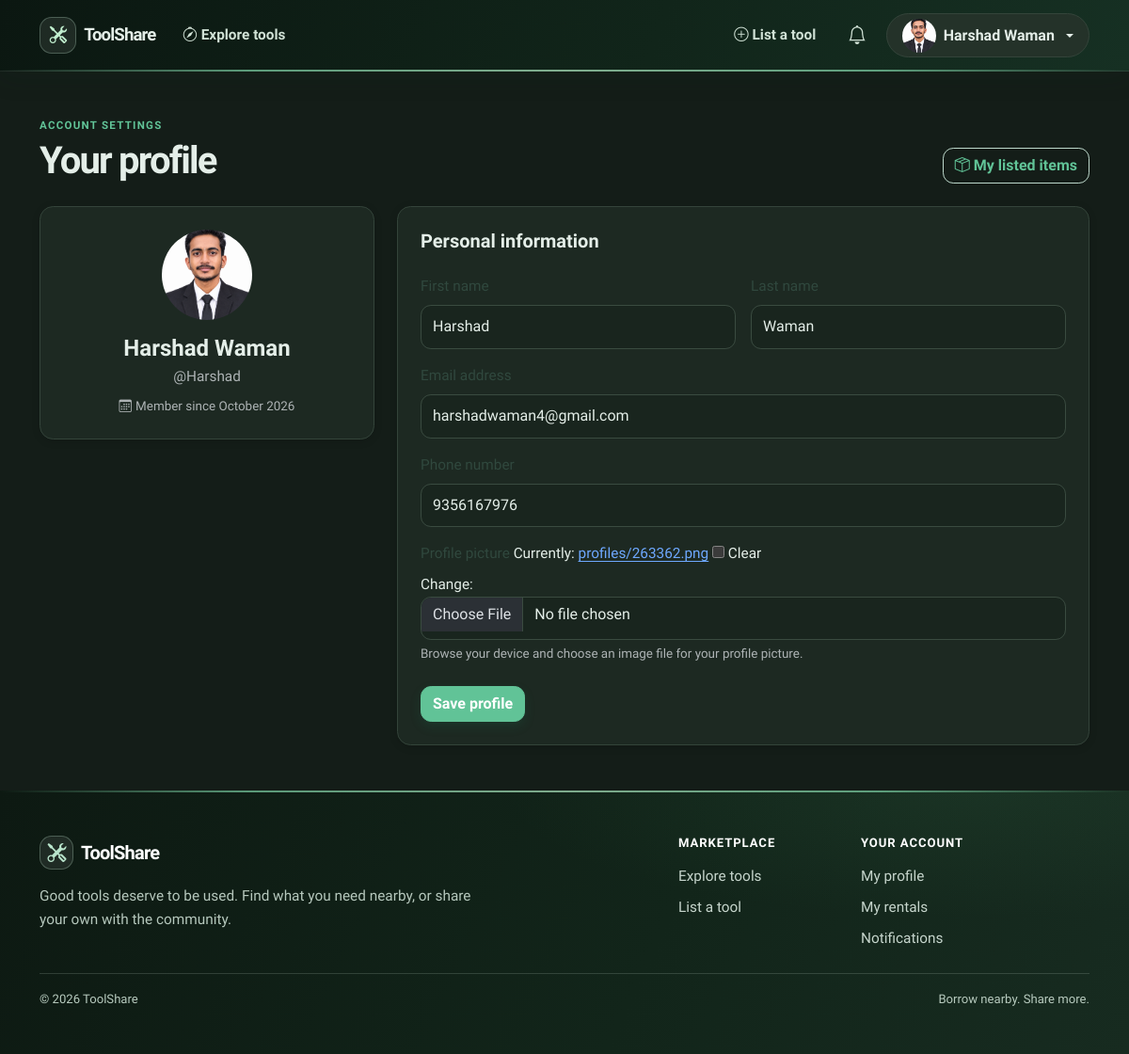
/profile/ (signed in), run on the app's committed database.
### rentalapp/models.py (models this page shows, shortened)
class UserProfile(models.Model):
    class Theme(models.TextChoices):
        LIGHT = 'light', 'Light'
        DARK = 'dark', 'Dark'
    user = models.OneToOneField(
        settings.AUTH_USER_MODEL,
        on_delete=models.CASCADE,
        related_name='toolshare_profile',
    )
    avatar_image = models.ImageField(upload_to='profiles/', blank=True)
    phone_number = models.CharField(max_length=20, blank=True)
    theme = models.CharField(max_length=5, choices=Theme.choices, default=Theme.LIGHT)

### ui_preview/views.py (the view)
# urls.py: path('profile/', views.preview_profile, name='profile'),
@login_required(login_url='ui_preview:login')
def preview_profile(request):
    user_profile, _ = UserProfile.objects.get_or_create(user=request.user)
    account_form = UserAccountForm(request.POST or None, instance=request.user)
    profile_form = UserProfileForm(
        request.POST or None,
        request.FILES or None,
        instance=user_profile,
    )
    if request.method == 'POST' and account_form.is_valid() and profile_form.is_valid():
        account_form.save()
        profile_form.save()
        messages.success(request, 'Your profile has been updated.')
        return redirect('ui_preview:profile')
    return render(request, 'accounts/profile.html', {
        'account_form': account_form,
        'profile_form': profile_form,
        'profile': user_profile,
    })

### rentalapp/forms.py
class UserAccountForm(forms.ModelForm):
    class Meta:
        model = get_user_model()
        fields = ['first_name', 'last_name', 'email']
    def __init__(self, *args, **kwargs):
        super().__init__(*args, **kwargs)
        for field in self.fields.values():
            field.widget.attrs['class'] = 'form-control'

class UserProfileForm(forms.ModelForm):
    class Meta:
        model = UserProfile
        fields = ['avatar_image', 'phone_number']
        widgets = {
            'avatar_image': forms.ClearableFileInput(attrs={'accept': 'image/*'}),
            'phone_number': forms.TelInput(attrs={'placeholder': '+91 98765 43210'}),
        }
    def __init__(self, *args, **kwargs):
        super().__init__(*args, **kwargs)
        for field in self.fields.values():
            field.widget.attrs['class'] = 'form-control'

### ui_preview/context_processors.py (called while the page is built)
def user_profile(request):
    profile = None
    pending_rental_requests = 0
    unread_availability_notifications = 0
    if request.user.is_authenticated:
        profile, _ = UserProfile.objects.get_or_create(user=request.user)
        pending_rental_requests = RentalBooking.objects.filter(
            listing__owner=request.user,
            status=RentalBooking.Status.REQUESTED,
        ).count()
        unread_availability_notifications = request.user.rental_availability_notifications.filter(
            read_at__isnull=True,
        ).count()
    return {
        'user_profile': profile,
        'pending_rental_requests': pending_rental_requests,
        'unread_availability_notifications': unread_availability_notifications,
    }

### templates/accounts/profile.html (shortened to what this page needs)
{% extends "base.html" %}
{% block content %}
  <div class="d-flex flex-wrap justify-content-between align-items-end gap-3 mb-4">
    <div><p class="preview-label text-uppercase fw-bold mb-1">Account settings</p><h1 class="page-heading fw-bold mb-0">Your profile</h1></div>
    <a class="btn btn-outline-primary" href="{% url 'ui_preview:my_listings' %}"><i class="bi bi-box-seam me-1" aria-hidden="true"></i>My listed items</a>
  </div>
  <div class="row g-4">
    <div class="col-lg-4">
      <section class="card card-body text-center p-4">
        {% if profile.avatar_image %}
          <img src="{{ profile.avatar_image.url }}" alt="{{ request.user.username }} profile picture" class="profile-page-avatar mx-auto mb-3">
        {% else %}
          <div class="profile-page-avatar profile-avatar-initial mx-auto mb-3" aria-hidden="true">{{ request.user.get_full_name|default:request.user.username|first|upper }}</div>
        {% endif %}
        <h2 class="h4 fw-bold mb-1">{{ request.user.get_full_name|default:request.user.username }}</h2>
        <p class="text-muted mb-2">@{{ request.user.username }}</p>
        <p class="text-muted small mb-0"><i class="bi bi-calendar3 me-1" aria-hidden="true"></i>Member since {{ request.user.date_joined|date:"F Y" }}</p>
      </section>
    </div>
    <div class="col-lg-8">
      <section class="card card-body p-4">
        <h2 class="h5 fw-bold mb-4">Personal information</h2>
        <form method="post" enctype="multipart/form-data">{% csrf_token %}
          <div class="row g-3">
            <div class="col-md-6"><label for="{{ account_form.first_name.id_for_label }}" class="form-label">First name</label>{{ account_form.first_name }}</div>
            <div class="col-md-6"><label for="{{ account_form.last_name.id_for_label }}" class="form-label">Last name</label>{{ account_form.last_name }}</div>
            <div class="col-12"><label for="{{ account_form.email.id_for_label }}" class="form-label">Email address</label>{{ account_form.email }}</div>
            <div class="col-12"><label for="{{ profile_form.phone_number.id_for_label }}" class="form-label">Phone number</label>{{ profile_form.phone_number }}</div>
            <div class="col-12">
              <label for="{{ profile_form.avatar_image.id_for_label }}" class="form-label">Profile picture</label>
              {{ profile_form.avatar_image }}
              <div class="form-text">Browse your device and choose an image file for your profile picture.</div>
            </div>
          </div>
          <button class="btn btn-primary mt-4" type="submit">Save profile</button>
        </form>
      </section>
    </div>
  </div>
{% endblock %}

### templates/base.html (shortened to what this page needs)
{% load static %}
<!doctype html>
<html lang="en" data-theme="{% if user_profile %}{{ user_profile.theme }}{% else %}light{% endif %}" data-bs-theme="{% if user_profile %}{{ user_profile.theme }}{% else %}light{% endif %}">
<head>
  <link href="https://cdn.jsdelivr.net/npm/bootstrap@5.3.3/dist/css/bootstrap.min.css" rel="stylesheet">
  <link rel="stylesheet" href="https://cdn.jsdelivr.net/npm/bootstrap-icons@1.11.3/font/bootstrap-icons.min.css">
  <link rel="stylesheet" href="{% static 'css/toolshare.css' %}">
</head>
<body>
  <nav class="navbar site-navbar navbar-expand-lg sticky-top">
    <div class="container">
      <a class="navbar-brand fw-bold text-teal d-flex align-items-center gap-2" href="{% url 'ui_preview:item_list' %}" aria-label="ToolShare home">
        <span class="site-navbar-mark"><i class="bi bi-tools" aria-hidden="true"></i></span><span>ToolShare</span>
      </a>
      <div class="collapse navbar-collapse" id="navbarContent">
        <ul class="navbar-nav me-auto mb-2 mb-lg-0">
          <li class="nav-item"><a class="nav-link" href="{% url 'ui_preview:item_list' %}"><i class="bi bi-compass me-1" aria-hidden="true"></i>Explore tools</a></li>
        </ul>
        <ul class="navbar-nav ms-auto align-items-lg-center gap-lg-2">
          <li class="nav-item"><a class="nav-link" href="{% url 'ui_preview:item_create' %}"><i class="bi bi-plus-circle me-1" aria-hidden="true"></i>List a tool</a></li>
          {% if user.is_authenticated %}
            <li class="nav-item">
              <a class="nav-link notification-link position-relative" href="{% url 'ui_preview:notifications' %}" aria-label="Notifications">
                <i class="bi bi-bell fs-5" aria-hidden="true"></i>
              </a>
            </li>
            <li class="nav-item dropdown">
              <button class="btn btn-light dropdown-toggle d-flex align-items-center gap-2 profile-menu-button" type="button" id="profileMenu" data-bs-toggle="dropdown" aria-expanded="false">
                {% if user_profile.avatar_image %}
                  <img class="profile-avatar" src="{{ user_profile.avatar_image.url }}" alt="">
                {% else %}
                  <span class="profile-avatar profile-avatar-initial" aria-hidden="true">{{ user.get_full_name|default:user.username|first|upper }}</span>
                {% endif %}
                <span class="d-none d-sm-inline">{{ user.get_full_name|default:user.username }}</span>
              </button>
            </li>
          {% else %}
            <li class="nav-item"><a class="btn btn-outline-primary btn-sm" href="{% url 'ui_preview:login' %}">Log in</a></li>
            <li class="nav-item"><a class="btn btn-primary btn-sm" href="{% url 'ui_preview:register' %}">Join free</a></li>
          {% endif %}
        </ul>
      </div>
    </div>
  </nav>
  <main class="container py-4 py-lg-5">
    {% block content %}{% endblock %}
  </main>
  <footer class="site-footer mt-auto">
    <div class="container py-5">
      <div class="row g-4 g-lg-5">
        <div class="col-lg-6 col-xl-7">
          <a class="site-footer-brand d-inline-flex align-items-center gap-2 text-decoration-none mb-3" href="{% url 'ui_preview:item_list' %}">
            <span class="site-footer-mark"><i class="bi bi-tools" aria-hidden="true"></i></span>
            <span>ToolShare</span>
          </a>
          <p class="site-footer-copy mb-0">Good tools deserve to be used. Find what you need nearby, or share your own with the community.</p>
        </div>
        <nav class="col-6 col-lg-3 col-xl-2" aria-label="Marketplace links">
          <h2 class="site-footer-heading">Marketplace</h2>
          <ul class="site-footer-links list-unstyled mb-0">
            <li><a href="{% url 'ui_preview:item_list' %}">Explore tools</a></li>
            <li><a href="{% url 'ui_preview:item_create' %}">List a tool</a></li>
          </ul>
        </nav>
        <nav class="col-6 col-lg-3 col-xl-3" aria-label="Account links">
          <h2 class="site-footer-heading">Your account</h2>
          <ul class="site-footer-links list-unstyled mb-0">
            {% if user.is_authenticated %}
              <li><a href="{% url 'ui_preview:profile' %}">My profile</a></li>
              <li><a href="{% url 'ui_preview:my_rentals' %}">My rentals</a></li>
              <li><a href="{% url 'ui_preview:notifications' %}">Notifications</a></li>
            {% else %}
              <li><a href="{% url 'ui_preview:login' %}">Log in</a></li>
              <li><a href="{% url 'ui_preview:register' %}">Create an account</a></li>
            {% endif %}
          </ul>
        </nav>
      </div>
      <div class="site-footer-bottom mt-4 pt-3 d-flex flex-column flex-sm-row justify-content-between gap-2">
        <span>© {% now "Y" %} ToolShare</span>
        <span>Borrow nearby. Share more.</span>
      </div>
    </div>
  </footer>
</body>
</html>

### data on the page
UserProfile: avatar_image (picture), phone_number "9356167976"

### other printed values
{{ user.get_full_name|default:user.username }} "Harshad Waman"
{{ request.user.get_full_name|default:request.user.username }} "Harshad Waman"
{{ request.user.username }} "Harshad"
{{ request.user.date_joined|date:"F Y" }} "October 2026"
